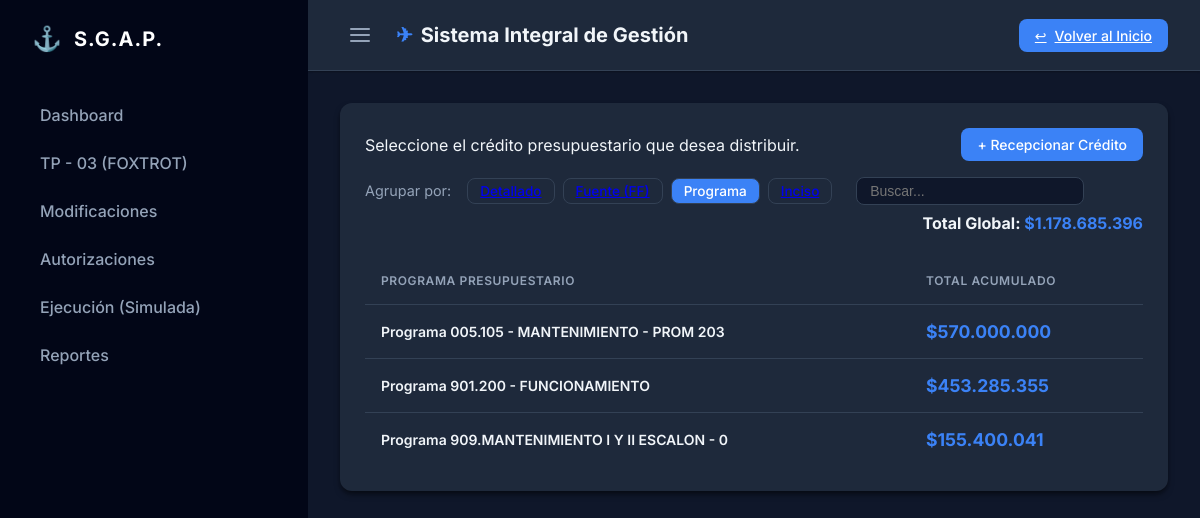
The app's page /finance/distribuir/?group_by=programa (signed in), older data.
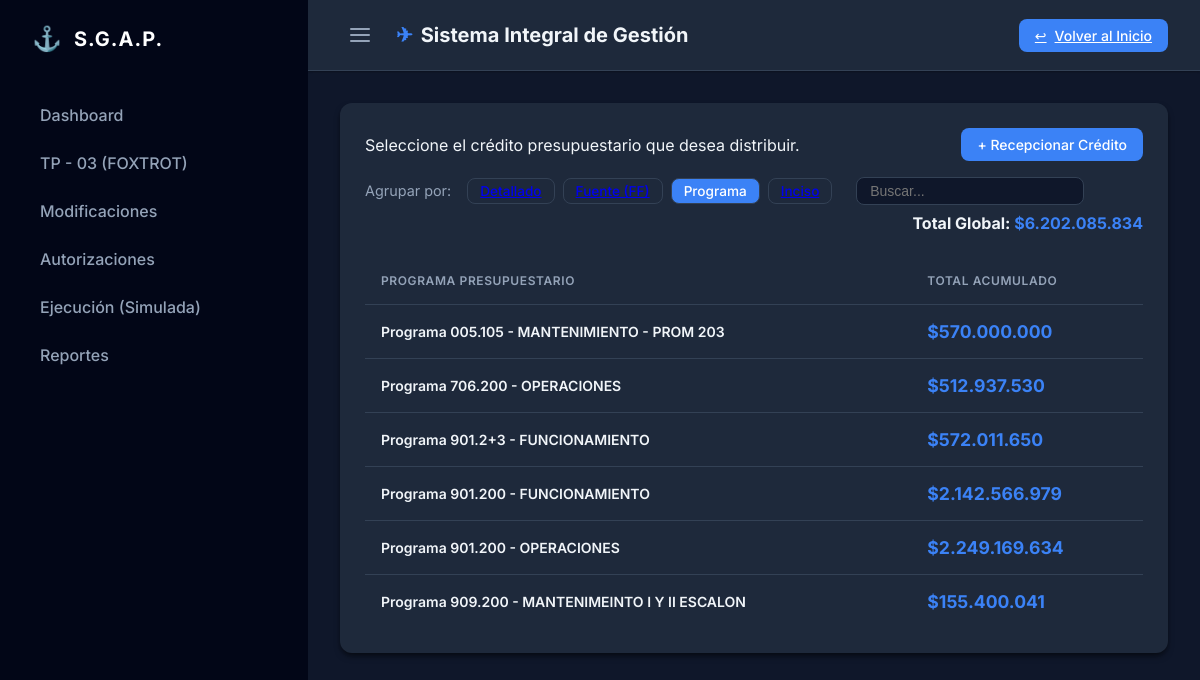
The same page, newer data.
### core/models.py (models this page shows)
class EstructuraProgramatica(models.Model):
    NIVEL_CHOICES = (
        (1, "Programa"),
        (2, "Subprograma"),
        (3, "Proyecto"),
        (4, "Obra"),
        (5, "Actividad"),
    )
    nivel = models.IntegerField(choices=NIVEL_CHOICES)
    codigo = models.CharField(max_length=50)
    descripcion = models.CharField(max_length=255)
    padre = models.ForeignKey("self", null=True, blank=True, on_delete=models.CASCADE, related_name="hijos")
    def __str__(self):
        return f"{self.get_nivel_display()} {self.codigo} - {self.descripcion}"

### finance/views.py (the view, shortened to what this page needs)
# urls.py: path('distribuir/', views.lista_creditos, name='lista_creditos'),
@login_required
def lista_creditos(request):
    from collections import defaultdict
    def fmt_currency(value):
        return f"{value:,.0f}".replace(",", "X").replace(".", ",").replace("X", ".")
    creditos = Credito.objects.filter(estado='VIGENTE').select_related('programa', 'fuente').order_by('-fecha_creacion')
    group_by = request.GET.get('group_by', 'default')
    grupos = defaultdict(lambda: {'total': 0, 'cuota': 0, 'creditos': [], 'seen_budgets': set()})
    for credito in creditos:
        if group_by == 'ff':
            key = (credito.fuente.id,)
        elif group_by == 'programa':
            key = (credito.programa.id,)
        elif group_by == 'inciso':
            key = (credito.inciso,)
        else: # default
            key = (credito.programa.id, credito.anio, credito.trimestre, credito.fuente.id, credito.inciso, credito.principal)
        budget_key = (credito.programa.id, credito.fuente.id, credito.inciso, credito.anio, credito.principal)
        if budget_key not in grupos[key]['seen_budgets']:
            grupos[key]['total'] += credito.monto_total
            grupos[key]['seen_budgets'].add(budget_key)
        grupos[key]['cuota'] += credito.monto_cuota
        grupos[key]['creditos'].append({
            'id': credito.id,
            'monto': fmt_currency(credito.monto_total),
            'cuota': fmt_currency(credito.monto_cuota),
            'monto_raw': credito.monto_total,
            'recibido': credito.recibido,
            'fecha': credito.fecha_creacion.strftime('%d/%m/%Y %H:%M')
        })
        if group_by == 'ff':
            grupos[key]['fuente'] = credito.fuente
        elif group_by == 'programa':
            grupos[key]['programa'] = credito.programa
        elif group_by == 'inciso':
            grupos[key]['inciso'] = credito.inciso
    creditos_agrupados = []
    for key, data in grupos.items():
        item = {
            'total': fmt_currency(data['total']),
            'cuota': fmt_currency(data['cuota']),
            'creditos': data['creditos'],
            'is_recibido': data['creditos'][0]['recibido'] if data['creditos'] else True,
            'count': len(data['creditos'])
        }
        if group_by == 'ff':
            item['fuente'] = data['fuente']
        elif group_by == 'programa':
            item['programa'] = data['programa']
        elif group_by == 'inciso':
            item['inciso'] = data['inciso']
        creditos_agrupados.append(item)
    if group_by == 'ff':
        creditos_agrupados.sort(key=lambda x: str(x['fuente']))
    elif group_by == 'programa':
        creditos_agrupados.sort(key=lambda x: str(x['programa']))
    elif group_by == 'inciso':
        creditos_agrupados.sort(key=lambda x: x['inciso'])
    else:
        creditos_agrupados.sort(key=lambda x: (x['anio'], x['trimestre'], str(x['programa']), x['inciso'], x['principal']))
    grand_total = 0
    seen_budgets_global = set()
    for credito in creditos:
         budget_key = (credito.programa.id, credito.fuente.id, credito.inciso, credito.anio, credito.principal)
         if budget_key not in seen_budgets_global:
             grand_total += credito.monto_total
             seen_budgets_global.add(budget_key)
    grand_total_display = fmt_currency(grand_total)
    return render(request, 'finance/lista_creditos_v2.html', {
        'creditos_agrupados': creditos_agrupados,
        'group_by': group_by,
        'grand_total': grand_total_display
    })

### finance/templates/finance/lista_creditos_v2.html (shortened to what the changed rows need)
{% extends 'base.html' %}
{% block content %}
<div class="card">
    <div style="margin-bottom: 1.5rem; display: flex; gap: 0.5rem; align-items: center; flex-wrap: wrap;">
        <div style="margin-left: auto; font-weight: 700; color: var(--text-main);">
            Total Global: <span style="color: var(--primary-blue);">${{ grand_total }}</span>
        </div>
    </div>
    <table id="credits-table">
        <thead>
            <tr>
                {% if group_by == 'default' %}
                <th>FF</th>
                <th>Programa</th>
                <th>Periodo</th>
                <th>Inciso</th>
                <th>Principal</th>
                <th>Cuota</th>
                <th>Total (Techo)</th>
                <th></th>
                {% elif group_by == 'ff' %}
                <th>Fuente de Financiamiento</th>
                <th>Total Acumulado</th>
                {% elif group_by == 'programa' %}
                <th>Programa Presupuestario</th>
                <th>Total Acumulado</th>
                {% elif group_by == 'inciso' %}
                <th>Inciso / Partida</th>
                <th>Total Acumulado</th>
                {% endif %}
            </tr>
        </thead>
        <tbody>
            {% load l10n %}
            {% for grupo in creditos_agrupados %}
            <tr>
                {% if group_by == 'default' %}
                <td>FF{{ grupo.fuente.codigo }}</td>
                <td>{{ grupo.programa }}</td>
                <td>{{ grupo.anio|unlocalize }} - T{{ grupo.trimestre }}</td>
                <td>{{ grupo.inciso }}</td>
                <td>{{ grupo.principal }}</td>
                <td>
                    <div style="display: flex; align-items: center; gap: 0.5rem;">
                        <strong class="{% if grupo.is_recibido %}text-success{% else %}text-danger{% endif %}"> $
                            {{grupo.cuota }}</strong>
                    </div>
                </td>
                <td>
                    <div style="display: flex; align-items: center; gap: 0.5rem;">
                        <strong>${{ grupo.total }}</strong>
                    </div>
                </td>
                <td>
                    <div style="display: flex; align-items: center; gap: 0.5rem; justify-content: flex-end;">
                        {% if grupo.count == 1 %}
                        <a href="{% url 'finance:editar_credito' grupo.creditos.0.id %}" class="btn-icon"
                            title="Modificar" style="color: var(--text-main); padding: 0.25rem; display: flex;">
                            <svg xmlns="http://www.w3.org/2000/svg" width="18" height="18" viewBox="0 0 24 24"
                                fill="none" stroke="currentColor" stroke-width="2" stroke-linecap="round"
                                stroke-linejoin="round">
                                <path d="M11 4H4a2 2 0 0 0-2 2v14a2 2 0 0 0 2 2h14a2 2 0 0 0 2-2v-7"></path>
                                <path d="M18.5 2.5a2.121 2.121 0 0 1 3 3L12 15l-4 1 1-4 9.5-9.5z"></path>
                            </svg>
                        </a>
                        <a href="{% url 'finance:eliminar_credito' grupo.creditos.0.id %}" class="btn-icon"
                            title="Eliminar" style="color: var(--danger); padding: 0.25rem; display: flex;">
                            <svg xmlns="http://www.w3.org/2000/svg" width="18" height="18" viewBox="0 0 24 24"
                                fill="none" stroke="currentColor" stroke-width="2" stroke-linecap="round"
                                stroke-linejoin="round">
                                <polyline points="3 6 5 6 21 6"></polyline>
                                <path
                                    d="M19 6v14a2 2 0 0 1-2 2H7a2 2 0 0 1-2-2V6m3 0V4a2 2 0 0 1 2-2h4a2 2 0 0 1 2 2v2">
                                </path>
                            </svg>
                        </a>
                        <a href="{% url 'finance:distribuir_credito' grupo.creditos.0.id %}" class="btn btn-primary"
                            style="padding: 0.25rem 0.75rem; font-size: 0.875rem;">Gestionar</a>
                        {% else %}
                        <button class="btn btn-primary" style="padding: 0.25rem 0.75rem; font-size: 0.875rem;"
                            hx-get="{% url 'finance:load_credit_history' %}?programa={{ grupo.programa.id }}&anio={{ grupo.anio }}&trimestre={{ grupo.trimestre }}&fuente={{ grupo.fuente.id }}&inciso={{ grupo.inciso }}&principal={{ grupo.principal }}&v=1"
                            hx-target="#modal-container" hx-swap="innerHTML">Ver Opciones</button>
                        {% endif %}
                    </div>
                </td>
                {% elif group_by == 'ff' %}
                <td style="font-weight: 600;">{{ grupo.fuente }}</td>
                <td style="font-weight: 700; color: var(--primary-blue); font-size: 1.1rem;">${{ grupo.total }}</td>
                {% elif group_by == 'programa' %}
                <td style="font-weight: 600;">{{ grupo.programa }}</td>
                <td style="font-weight: 700; color: var(--primary-blue); font-size: 1.1rem;">${{ grupo.total }}</td>
                {% elif group_by == 'inciso' %}
                <td style="font-weight: 600;">Inciso {{ grupo.inciso }}</td>
                <td style="font-weight: 700; color: var(--primary-blue); font-size: 1.1rem;">${{ grupo.total }}</td>
                {% endif %}
            </tr>
            {% endfor %}
        </tbody>
    </table>
</div>
{% endblock %}

Row changes from the older to the newer data that the page shows:
no longer on this page (row unchanged): EstructuraProgramatica: programa "Programa 909.MANTENIMIENTO I Y II ESCALON - 0", total "155.400.041"
added EstructuraProgramatica: programa "Programa 706.200 - OPERACIONES", total "512.937.530"
added EstructuraProgramatica: programa "Programa 901.2+3 - FUNCIONAMIENTO", total "572.011.650"
computed for EstructuraProgramatica "Programa 901.200 - FUNCIONAMIENTO": total "453.285.355" → "2.142.566.979"
added EstructuraProgramatica: programa "Programa 901.200 - OPERACIONES", total "2.249.169.634"
added EstructuraProgramatica: programa "Programa 909.200 - MANTENIMEINTO I Y II ESCALON", total "155.400.041"
Text that changed along with them:
{{ grand_total }}: "1.178.685.396" → "6.202.085.834"
